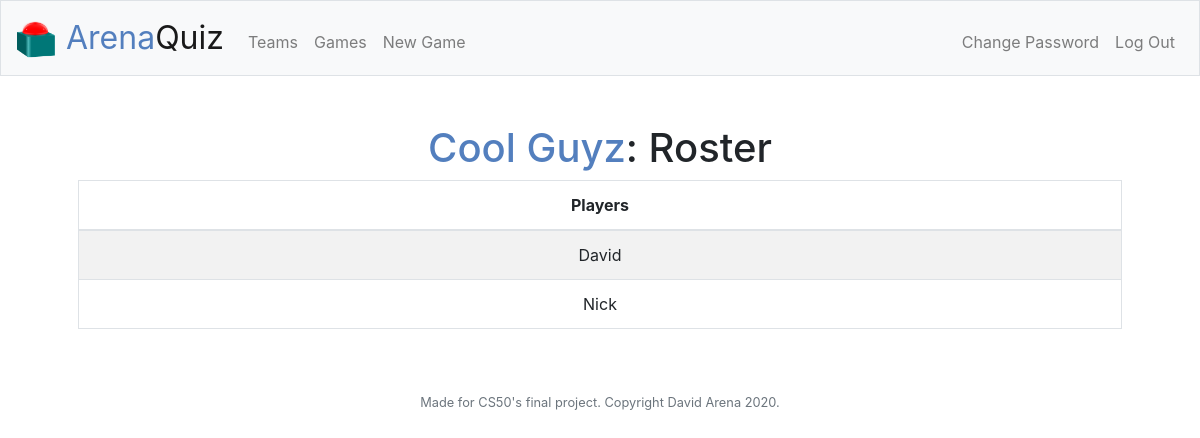
The app's page /view_team?team_id=2 (signed in) with its own data.
### tables this page shows
CREATE TABLE teams (id INTEGER PRIMARY KEY, user_id INTEGER NOT NULL, name TEXT NOT NULL, FOREIGN KEY (user_id) REFERENCES users(id));

CREATE TABLE players (id INTEGER PRIMARY KEY, user_id INTEGER NOT NULL, name TEXT NOT NULL, team_id INTEGER, FOREIGN KEY (user_id) REFERENCES users(id), FOREIGN KEY (team_id) REFERENCES teams(id));

### app.py (the view)
@app.route("/view_team", methods=["GET"])
@login_required
def view_team():
    if request.method == "GET":
        name = db.execute("SELECT name FROM teams WHERE user_id = ? AND id = ?", session["user_id"], request.args.get("team_id"))
        if not name:
            return apology("Team not found", 404)
        players = db.execute("SELECT name FROM players WHERE user_id = ? AND team_id = ?", session["user_id"], request.args.get("team_id"))
        return render_template("view_team.html", name=name[0]['name'], players=players)

### app.py (called while the page is built)
@app.after_request
def after_request(response):
    response.headers["Cache-Control"] = "no-cache, no-store, must-revalidate"
    response.headers["Expires"] = 0
    response.headers["Pragma"] = "no-cache"
    return response

### helpers.py (called while the page is built)
def login_required(f):
    @wraps(f)
    def decorated_function(*args, **kwargs):
        if session.get("user_id") is None:
            return redirect("/login")
        return f(*args, **kwargs)
    return decorated_function

### templates/view_team.html (shortened to what this page needs)
{% extends "layout.html" %}
{% block main %}
    <h1><span class="bluetext">{{ name }}</span>: Roster</h1>
    <table class="table table-striped table-bordered">
        <thead>
            <tr>
                <th>Players</th>
            </tr>
        </thead>
        <tbody>
            {% for player in players %}
                <tr>
                    <td>{{ player.name }}</td>
                </tr>
            {% endfor %}
        </tbody>
    </table>
{% endblock %}

### static/styles.css (style rules this page uses)
table { margin-left: auto; margin-right: auto; width: 100%; }
.bluetext { color: #537fbe; }

### records on screen
teams: name "Cool Guyz"
players: name "David"
players: name "Nick"
